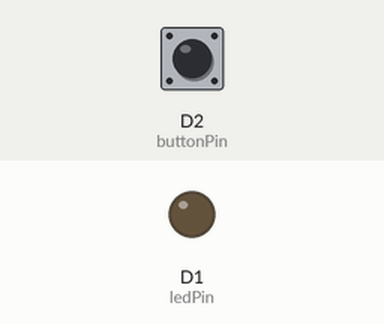
Simulated run of this sketch. Board: ESP8266 (NodeMCU). On the bench: output pins drawn as LEDs (lit = HIGH). The test bench sets the inputs (shaded band); at power-on: D2 (buttonPin) LOW. What the sketch prints to the serial monitor is not drawn.

Above: at 2.8 s.
2.9 s: D2 (buttonPin) pulled HIGH for 1.2 s
At 3.5 s:
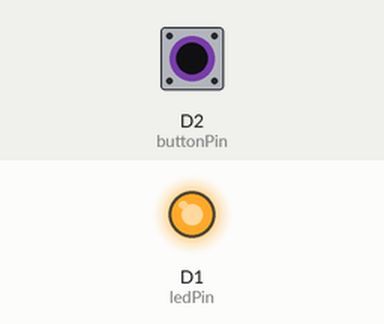
6.5 s: D2 (buttonPin) pulled HIGH for 3.2 s
At 11.2 s:
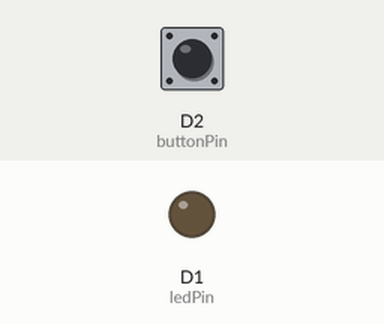
Timing chart, 0 to 12.7 s (numbered marks = the images above; inputs shaded):
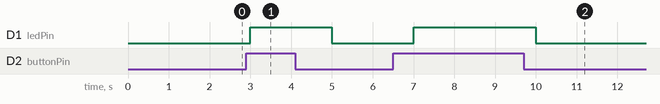

Measured:
- after the input at 2.9 s, D1 (ledPin): LOW → HIGH after 0.10 s, → LOW 2.0 s later
- after the input at 6.5 s, D1 (ledPin): LOW → HIGH after 0.50 s, → LOW 3.0 s later

The sketch:

ButtonAndLED.ino
```cpp
// constants won't change. They're used here to set pin numbers:
const int buttonPin = D2;  // the number of the pushbutton pin
const int ledPin = D1;    // the number of the LED pin

// variables will change:
int buttonState = 0;  // variable for reading the pushbutton status

void setup() {
  // initialize the LED pin as an output:
  pinMode(ledPin, OUTPUT);
  digitalWrite(D1, LOW);
  // initialize the pushbutton pin as an input:
  pinMode(buttonPin, INPUT);

  Serial.begin(115200);
}

void loop() {
  // read the state of the pushbutton value:
  buttonState = digitalRead(buttonPin);

  Serial.print((byte)buttonState);

  // check if the pushbutton is pressed. If it is, the buttonState is HIGH:
  if (buttonState == HIGH) {
    // turn LED on:
    digitalWrite(ledPin, HIGH);
  } else {
    // turn LED off:
    digitalWrite(ledPin, LOW);
  }
  delay(1000);
}
```
